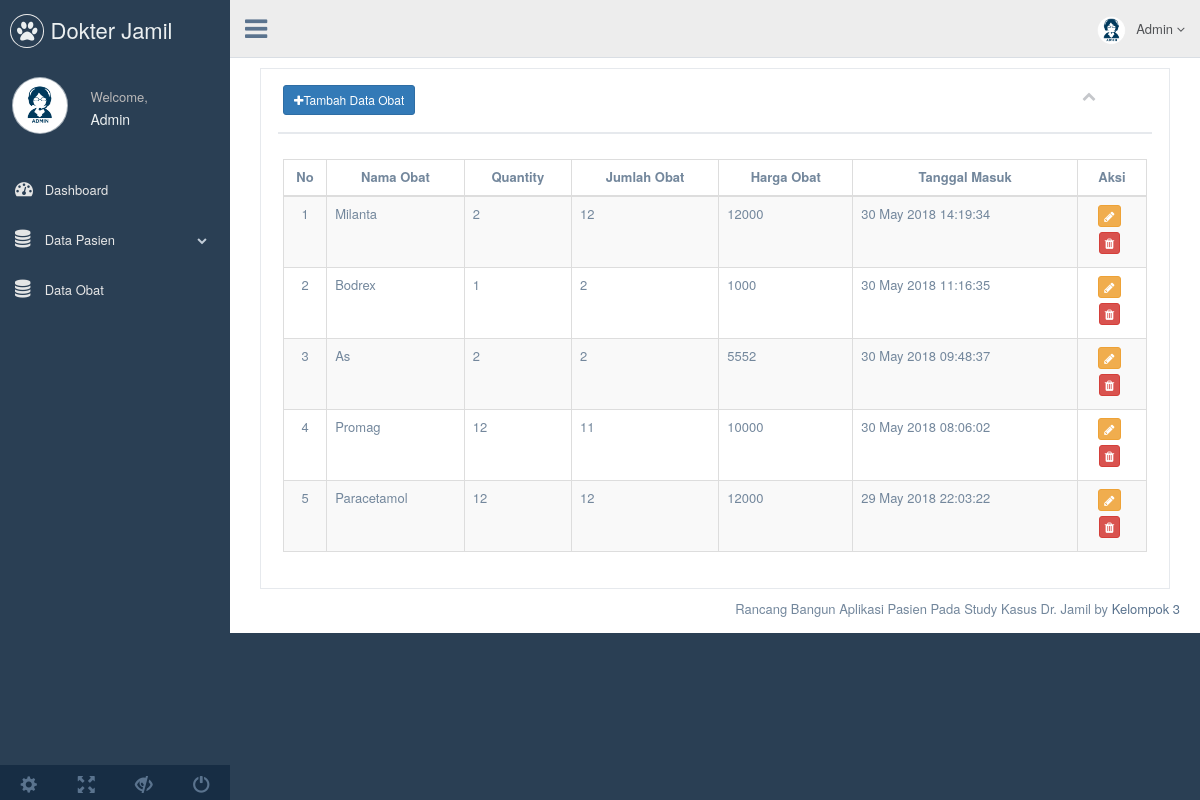
Page /proyek/index.php/obat on the committed database.
### tables this page shows
CREATE TABLE `stok_obat` (
  `id_obat` int(11) NOT NULL,
  `date` varchar(30) NOT NULL,
  `quantity_masuk` varchar(10) NOT NULL,
  `nama_obat` varchar(50) NOT NULL,
  `harga_obat` varchar(20) NOT NULL,
  `jumlah_obat` varchar(20) NOT NULL
);

### proyek/application/controllers/Obat.php (called while the page is built, shortened)
<?php
class Obat extends CI_Controller {
	public function __construct() {
        $this->load->model('M_obat');
    }
    public function index()
	{
		$data['obat'] 	= $this->M_obat->listing();
		$data['content'] 	= 'admin/obat/data_obat';
		$this->load->view('templates/admin/template', $data);
	}
}

### proyek/index.php (called while the page is built, shortened)
<?php
require_once BASEPATH.'core/CodeIgniter.php';

### proyek/application/models/M_obat.php (called while the page is built, shortened)
<?php
class M_obat extends CI_Model {
    function listing(){
        $this->db->select('*');
        $this->db->from('stok_obat');
        $this->db->order_by('id_obat','DESC');
        $query = $this->db->get();
        return $query->result_array();
    }
}

### proyek/application/views/admin/obat/data_obat.php (the view, shortened to what this page needs)
<div class="right_col" role="main">
  <div class="">
    <div class="col-md-12 col-sm-12 col-xs-12 pull-right">
      <div class="x_panel">
        <div class="x_title">
          <h2><a class="btn btn-primary btn-sm" href="<?php echo base_url('obat/form'); ?>"><i class="fa fa-plus"></i>Tambah  Data Obat</a></h2>
          <ul class="nav navbar-right panel_toolbox">
            <li><a class="collapse-link"><i class="fa fa-chevron-up"></i></a>
            </li>
          </ul>
          <div class="clearfix"></div>
        </div>
        <div class="x_content">
          <table id="datatable" class="table table-striped table-bordered">
            <thead>
              <tr>
                  <th style="text-align: center; width: 5%;">No</th>
                  <th style="text-align: center;">Nama Obat</th>
                  <th style="text-align: center;">Quantity</th>
                  <th style="text-align: center;">Jumlah Obat</th>
                  <th style="text-align: center;">Harga Obat</th>
                  <th style="text-align: center;">Tanggal Masuk</th>
                  <th style="text-align: center; width: 8%;">Aksi</th>
              </tr>
            </thead>
            <tbody>
              <?php $i=1; foreach($obat as $stok_obat) { ?>
              <tr class="odd gradeX">
                  <td style="text-align: center;"><?php echo $i; ?></td>
                  <td><?php echo (ucwords($stok_obat['nama_obat'])); ?></td>
                  <td><?php echo (ucwords($stok_obat['quantity_masuk'])); ?></td>
                  <td><?php echo $stok_obat['jumlah_obat']; ?></td>
                  <td><?php echo $stok_obat['harga_obat']; ?></td>
                  <td><?php echo date('j F Y H:i:s', strtotime($stok_obat['date'])); ?></td>
                  <td class="center">
                    <center>
                      <a href="<?php echo base_url('obat/form/'.$stok_obat['id_obat']); ?>" class="btn btn-warning btn-xs" title="Edit"><i class="fa fa-pencil"></i></a>
                      <a href="<?php echo base_url('obat/delete/'.$stok_obat['id_obat']); ?>" class="btn btn-danger btn-xs" onClick="return confirm('Yakin ingin menghapus Data Pasien yang bernama <?php echo (ucwords($stok_obat['nama_obat'])); ?> ini?')" title="Delete"><i class="fa fa-trash"></i></a>
                    </center>
                  </td>
              </tr>
              <?php $i++; } ?>
            </tbody>
          </table>
        </div>
      </div>
    </div>
  </div>
</div>

### proyek/application/views/templates/admin/template.php (shortened to what this page needs)
<!DOCTYPE html>
<html lang="en">
  <head>
    <link href="<?php echo base_url().'assets/';?>plugins/bootstrap/dist/css/bootstrap.min.css" rel="stylesheet" type="text/css">
    <link href="<?php echo base_url().'assets/';?>plugins/font-awesome/css/font-awesome.min.css" rel="stylesheet" type="text/css">
    <link href="<?php echo base_url().'assets/';?>plugins/nprogress/nprogress.css" rel="stylesheet" type="text/css">
    <link href="<?php echo base_url().'assets/';?>plugins/iCheck/skins/flat/green.css" rel="stylesheet" type="text/css">
    <link href="<?php echo base_url().'assets/';?>plugins/bootstrap-progressbar/css/bootstrap-progressbar-3.3.4.min.css" rel="stylesheet" type="text/css">
    <link href="<?php echo base_url().'assets/';?>plugins/jqvmap/dist/jqvmap.min.css" rel="stylesheet" type="text/css">
    <link href="<?php echo base_url().'assets/';?>plugins/bootstrap-daterangepicker/daterangepicker.css" rel="stylesheet" type="text/css">
    <link href="<?php echo base_url().'assets/';?>plugins/google-code-prettify/bin/prettify.min.css" rel="stylesheet" type="text/css">
    <link href="<?php echo base_url().'assets/';?>plugins/select2/dist/css/select2.min.css" rel="stylesheet" type="text/css">
    <link href="<?php echo base_url().'assets/';?>plugins/switchery/dist/switchery.min.css" rel="stylesheet" type="text/css">
    <link href="<?php echo base_url().'assets/';?>plugins/starrr/dist/starrr.css" rel="stylesheet" type="text/css">
    <link href="<?php echo base_url().'assets/';?>layout/css/custom.min.css" rel="stylesheet" type="text/css">
    <link href="<?php echo base_url().'assets/'; ?>plugins/datatables.net-bs/css/dataTables.bootstrap.min.css" rel="stylesheet">
    <link href="<?php echo base_url().'assets/'; ?>plugins/datatables.net-buttons-bs/css/buttons.bootstrap.min.css" rel="stylesheet">
    <link href="<?php echo base_url().'assets/'; ?>plugins/datatables.net-fixedheader-bs/css/fixedHeader.bootstrap.min.css" rel="stylesheet">
    <link href="<?php echo base_url().'assets/'; ?>plugins/datatables.net-responsive-bs/css/responsive.bootstrap.min.css" rel="stylesheet">
    <link href="<?php echo base_url().'assets/'; ?>plugins/datatables.net-scroller-bs/css/scroller.bootstrap.min.css" rel="stylesheet">
    <link href="<?php echo base_url().'assets/';?>plugins/bootstrap-datetimepicker/build/css/bootstrap-datetimepicker.css" rel="stylesheet" type="text/css">
  </head>
  <body class="nav-md">
    <div class="container body">
      <div class="main_container">
        <div class="col-md-3 left_col">
          <div class="left_col scroll-view">
            <div class="navbar nav_title" style="border: 0;">
              <a href="<?php echo base_url('Dashboard/datapasien'); ?>" class="site_title"><i class="fa fa-paw"></i> <span>Dokter Jamil</span></a>
            </div>
            <div class="profile clearfix">
              <div class="profile_pic">
                <img src="<?php echo base_url().'assets/';?>layout/images/admin.png" alt="..." class="img-circle profile_img">
              </div>
              <div class="profile_info">
                <span>Welcome,</span>
                <h2>Admin</h2>
              </div>
            </div>
            <br />
            <div id="sidebar-menu" class="main_menu_side hidden-print main_menu">
              <div class="menu_section">
                <ul class="nav side-menu">
                  <li><a href="<?php echo base_url('admin'); ?>"><i class="fa fa-dashboard"></i> Dashboard </a></li>
                  <li><a href="<?php echo base_url('pasien'); ?>"><i class="fa fa-database"></i> Data Pasien <span class="fa fa-chevron-down"></span></a>
                  </li>
                  <li><a href="<?php echo base_url('obat'); ?>"><i class="fa fa-database"></i> Data Obat </a>
                </ul>
              </div>
            </div>
            <div class="sidebar-footer hidden-smal">
              <a data-toggle="tooltip" data-placement="top" title="Settings">
                <span class="glyphicon glyphicon-cog" aria-hidden="true"></span>
              </a>
              <a data-toggle="tooltip" data-placement="top" title="FullScreen">
                <span class="glyphicon glyphicon-fullscreen" aria-hidden="true"></span>
              </a>
              <a data-toggle="tooltip" data-placement="top" title="Lock">
                <span class="glyphicon glyphicon-eye-close" aria-hidden="true"></span>
              </a>
              <a data-toggle="tooltip" data-placement="top" title="Logout" href="<?php echo base_url('Auth');?>">
                <span class="glyphicon glyphicon-off" aria-hidden="true"></span>
              </a>
            </div>
          </div>
        </div>
        <div class="top_nav">
          <div class="nav_menu">
            <nav>
              <div class="nav toggle">
                <a id="menu_toggle"><i class="fa fa-bars"></i></a>
              </div>
              <ul class="nav navbar-nav navbar-right">
                <li class="">
                  <a href="javascript:;" class="user-profile dropdown-toggle" data-toggle="dropdown" aria-expanded="false">
                    <img src="<?php echo base_url().'assets/';?>layout/images/admin.png" alt="">Admin
                    <span class=" fa fa-angle-down"></span>
                  </a>
                </li>
              </ul>
            </nav>
          </div>
        </div>
        <?php $this->load->view($content); ?>
        <footer>
          <div class="pull-right">
            Rancang Bangun Aplikasi Pasien Pada Study Kasus Dr. Jamil by <a href="#">Kelompok 3</a>
          </div>
        </footer>
      </div>
    </div>
  </body>
</html>

### rows in the picture
stok_obat: nama_obat "Milanta", quantity_masuk "2", jumlah_obat "12", harga_obat "12000", date "30 May 2018 14:19:34"
stok_obat: nama_obat "Bodrex", quantity_masuk "1", jumlah_obat "2", harga_obat "1000", date "30 May 2018 11:16:35"
stok_obat: nama_obat "As", quantity_masuk "2", jumlah_obat "2", harga_obat "5552", date "30 May 2018 09:48:37"
stok_obat: nama_obat "Promag", quantity_masuk "12", jumlah_obat "11", harga_obat "10000", date "30 May 2018 08:06:02"
stok_obat: nama_obat "Paracetamol", quantity_masuk "12", jumlah_obat "12", harga_obat "12000", date "29 May 2018 22:03:22"
